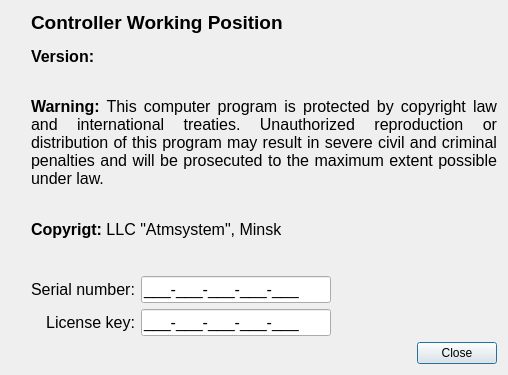
<?xml version="1.0" encoding="UTF-8"?>
<ui version="4.0">
 <class>About</class>
 <widget class="QDialog" name="About">
  <property name="geometry">
   <rect>
    <x>0</x>
    <y>0</y>
    <width>508</width>
    <height>375</height>
   </rect>
  </property>
  <property name="windowTitle">
   <string>About CWP</string>
  </property>
  <layout class="QGridLayout" name="gridLayout">
   <item row="14" column="1">
    <widget class="QDialogButtonBox" name="buttonBox">
     <property name="orientation">
      <enum>Qt::Horizontal</enum>
     </property>
     <property name="standardButtons">
      <set>QDialogButtonBox::Close</set>
     </property>
    </widget>
   </item>
   <item row="10" column="1">
    <widget class="QLabel" name="label_2">
     <property name="text">
      <string>&lt;html&gt;&lt;head/&gt;&lt;body&gt;&lt;p&gt;&lt;span style=&quot; font-size:12pt; font-weight:600;&quot;&gt;Copyrigt: &lt;/span&gt;&lt;span style=&quot; font-size:12pt;&quot;&gt; LLC &amp;quot;Atmsystem&amp;quot;, Minsk&lt;/span&gt;&lt;/p&gt;&lt;/body&gt;&lt;/html&gt;</string>
     </property>
     <property name="alignment">
      <set>Qt::AlignLeading|Qt::AlignLeft|Qt::AlignVCenter</set>
     </property>
    </widget>
   </item>
   <item row="8" column="1">
    <widget class="QLabel" name="label_3">
     <property name="text">
      <string>&lt;!DOCTYPE HTML PUBLIC &quot;-//W3C//DTD HTML 4.0//EN&quot; &quot;http://www.w3.org/TR/REC-html40/strict.dtd&quot;&gt;
&lt;html&gt;&lt;head&gt;&lt;meta name=&quot;qrichtext&quot; content=&quot;1&quot; /&gt;&lt;style type=&quot;text/css&quot;&gt;
p, li { white-space: pre-wrap; }
&lt;/style&gt;&lt;/head&gt;&lt;body style=&quot; font-family:'Sans'; font-size:10pt; font-weight:400; font-style:normal;&quot;&gt;
&lt;p align=&quot;justify&quot; style=&quot; margin-top:0px; margin-bottom:0px; margin-left:0px; margin-right:0px; -qt-block-indent:0; text-indent:0px;&quot;&gt;&lt;span style=&quot; font-size:12pt; font-weight:600;&quot;&gt;Warning:&lt;/span&gt;&lt;span style=&quot; font-size:12pt;&quot;&gt; This computer program is protected by copyright law and international treaties. Unauthorized reproduction or distribution of this program may result in severe civil and criminal penalties and will be prosecuted to the maximum extent possible under law.&lt;/span&gt;&lt;/p&gt;&lt;/body&gt;&lt;/html&gt;</string>
     </property>
     <property name="wordWrap">
      <bool>true</bool>
     </property>
    </widget>
   </item>
   <item row="6" column="1">
    <layout class="QHBoxLayout" name="horizontalLayout">
     <item>
      <widget class="QLabel" name="VerLabel">
       <property name="font">
        <font>
         <pointsize>12</pointsize>
         <weight>75</weight>
         <bold>true</bold>
        </font>
       </property>
       <property name="text">
        <string>Version: </string>
       </property>
       <property name="textFormat">
        <enum>Qt::AutoText</enum>
       </property>
       <property name="alignment">
        <set>Qt::AlignLeading|Qt::AlignLeft|Qt::AlignVCenter</set>
       </property>
      </widget>
     </item>
     <item>
      <spacer name="horizontalSpacer">
       <property name="orientation">
        <enum>Qt::Horizontal</enum>
       </property>
       <property name="sizeHint" stdset="0">
        <size>
         <width>40</width>
         <height>20</height>
        </size>
       </property>
      </spacer>
     </item>
    </layout>
   </item>
   <item row="13" column="1">
    <layout class="QHBoxLayout" name="horizontalLayout_2">
     <item>
      <layout class="QVBoxLayout" name="verticalLayout_3">
       <item>
        <widget class="QLabel" name="regLabel">
         <property name="font">
          <font>
           <pointsize>12</pointsize>
          </font>
         </property>
         <property name="text">
          <string>Serial number:</string>
         </property>
         <property name="alignment">
          <set>Qt::AlignRight|Qt::AlignTrailing|Qt::AlignVCenter</set>
         </property>
        </widget>
       </item>
       <item>
        <widget class="QLabel" name="licLabel">
         <property name="font">
          <font>
           <pointsize>12</pointsize>
          </font>
         </property>
         <property name="text">
          <string>&lt;html&gt;&lt;head/&gt;&lt;body&gt;&lt;p align=&quot;right&quot;&gt;License key:&lt;/p&gt;&lt;/body&gt;&lt;/html&gt;</string>
         </property>
        </widget>
       </item>
      </layout>
     </item>
     <item>
      <layout class="QVBoxLayout" name="verticalLayout_2">
       <property name="sizeConstraint">
        <enum>QLayout::SetMaximumSize</enum>
       </property>
       <item>
        <widget class="QLineEdit" name="regLineEdit">
         <property name="sizePolicy">
          <sizepolicy hsizetype="Expanding" vsizetype="Fixed">
           <horstretch>0</horstretch>
           <verstretch>0</verstretch>
          </sizepolicy>
         </property>
         <property name="minimumSize">
          <size>
           <width>190</width>
           <height>0</height>
          </size>
         </property>
         <property name="font">
          <font>
           <pointsize>12</pointsize>
          </font>
         </property>
         <property name="inputMask">
          <string>&gt;NNN-NNN-NNN-NNN-NNN;_</string>
         </property>
         <property name="text">
          <string>----</string>
         </property>
         <property name="maxLength">
          <number>19</number>
         </property>
         <property name="frame">
          <bool>true</bool>
         </property>
         <property name="readOnly">
          <bool>true</bool>
         </property>
        </widget>
       </item>
       <item>
        <widget class="QLineEdit" name="licLineEdit">
         <property name="sizePolicy">
          <sizepolicy hsizetype="Expanding" vsizetype="Fixed">
           <horstretch>0</horstretch>
           <verstretch>0</verstretch>
          </sizepolicy>
         </property>
         <property name="minimumSize">
          <size>
           <width>190</width>
           <height>0</height>
          </size>
         </property>
         <property name="font">
          <font>
           <pointsize>12</pointsize>
          </font>
         </property>
         <property name="inputMask">
          <string>&gt;NNN-NNN-NNN-NNN-NNN;_</string>
         </property>
         <property name="maxLength">
          <number>19</number>
         </property>
        </widget>
       </item>
      </layout>
     </item>
     <item>
      <layout class="QVBoxLayout" name="verticalLayout">
       <item>
        <spacer name="horizontalSpacer_2">
         <property name="orientation">
          <enum>Qt::Horizontal</enum>
         </property>
         <property name="sizeHint" stdset="0">
          <size>
           <width>40</width>
           <height>20</height>
          </size>
         </property>
        </spacer>
       </item>
      </layout>
     </item>
    </layout>
   </item>
   <item row="9" column="1">
    <spacer name="verticalSpacer_3">
     <property name="orientation">
      <enum>Qt::Vertical</enum>
     </property>
     <property name="sizeHint" stdset="0">
      <size>
       <width>20</width>
       <height>40</height>
      </size>
     </property>
    </spacer>
   </item>
   <item row="0" column="1">
    <widget class="QLabel" name="label">
     <property name="font">
      <font>
       <pointsize>10</pointsize>
       <weight>75</weight>
       <bold>true</bold>
      </font>
     </property>
     <property name="text">
      <string>&lt;html&gt;&lt;head/&gt;&lt;body&gt;&lt;p&gt;&lt;span style=&quot; font-size:14pt;&quot;&gt;Controller Working Position&lt;/span&gt;&lt;/p&gt;&lt;/body&gt;&lt;/html&gt;</string>
     </property>
     <property name="alignment">
      <set>Qt::AlignLeading|Qt::AlignLeft|Qt::AlignVCenter</set>
     </property>
    </widget>
   </item>
   <item row="11" column="1">
    <spacer name="verticalSpacer">
     <property name="orientation">
      <enum>Qt::Vertical</enum>
     </property>
     <property name="sizeHint" stdset="0">
      <size>
       <width>20</width>
       <height>40</height>
      </size>
     </property>
    </spacer>
   </item>
   <item row="5" column="0" rowspan="10">
    <spacer name="verticalSpacer_2">
     <property name="orientation">
      <enum>Qt::Vertical</enum>
     </property>
     <property name="sizeHint" stdset="0">
      <size>
       <width>20</width>
       <height>150</height>
      </size>
     </property>
    </spacer>
   </item>
   <item row="7" column="1">
    <spacer name="verticalSpacer_4">
     <property name="orientation">
      <enum>Qt::Vertical</enum>
     </property>
     <property name="sizeHint" stdset="0">
      <size>
       <width>20</width>
       <height>40</height>
      </size>
     </property>
    </spacer>
   </item>
  </layout>
 </widget>
 <resources/>
 <connections>
  <connection>
   <sender>buttonBox</sender>
   <signal>accepted()</signal>
   <receiver>About</receiver>
   <slot>accept()</slot>
   <hints>
    <hint type="sourcelabel">
     <x>248</x>
     <y>254</y>
    </hint>
    <hint type="destinationlabel">
     <x>157</x>
     <y>274</y>
    </hint>
   </hints>
  </connection>
  <connection>
   <sender>buttonBox</sender>
   <signal>rejected()</signal>
   <receiver>About</receiver>
   <slot>reject()</slot>
   <hints>
    <hint type="sourcelabel">
     <x>316</x>
     <y>260</y>
    </hint>
    <hint type="destinationlabel">
     <x>286</x>
     <y>274</y>
    </hint>
   </hints>
  </connection>
 </connections>
</ui>
